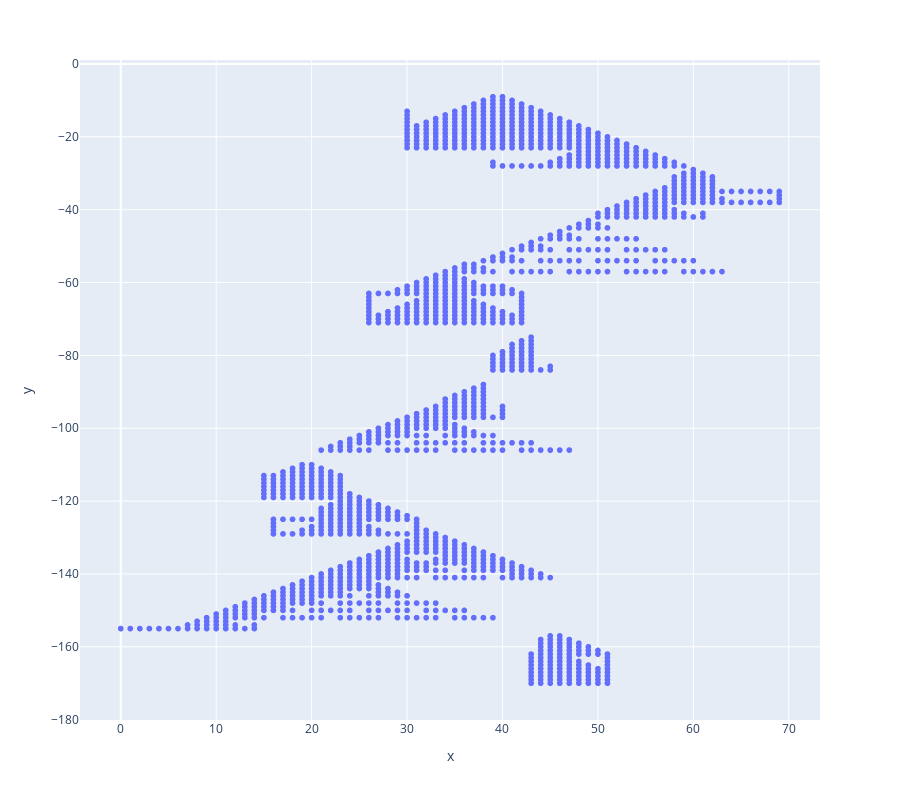

The notebook cell this image was saved under:
### Code cell
px.scatter(
    x=cave.walls()[0], 
    y=-cave.walls()[1],
    height=800
)

### Figure 1 — Plotly figure (JSON) as saved in the notebook; plotly's stock layout.template omitted (floating-point values rounded to 4 significant figures; data arrays with more than 128 entries replaced by an {"elided": "..."} marker saying what was removed)
{"data": [{"hovertemplate": "x=%{x}<br>y=%{y}<extra></extra>", "legendgroup": "", "marker": {"color": "#636efa", "symbol": "circle"}, "mode": "markers", "name": "", "showlegend": false, "type": "scattergl", "x": {"elided": "1462 int values"}, "xaxis": "x", "y": {"elided": "1462 int values"}, "yaxis": "y"}], "layout": {"height": 800, "legend": {"tracegroupgap": 0}, "margin": {"t": 60}, "xaxis": {"anchor": "y", "domain": [0, 1], "title": {"text": "x"}}, "yaxis": {"anchor": "x", "domain": [0, 1], "title": {"text": "y"}}}}
